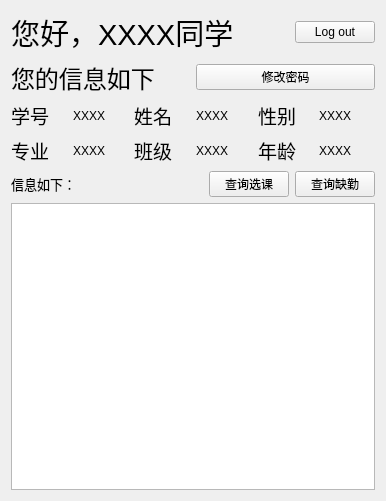
<?xml version="1.0" encoding="UTF-8"?>
<ui version="4.0">
 <class>Student</class>
 <widget class="QWidget" name="Student">
  <property name="geometry">
   <rect>
    <x>0</x>
    <y>0</y>
    <width>386</width>
    <height>501</height>
   </rect>
  </property>
  <property name="windowTitle">
   <string>学生缺勤查询系统</string>
  </property>
  <property name="windowIcon">
   <iconset resource="res.qrc">
    <normaloff>:/images/ujs.jpg</normaloff>:/images/ujs.jpg</iconset>
  </property>
  <layout class="QVBoxLayout" name="verticalLayout_2">
   <item>
    <layout class="QVBoxLayout" name="verticalLayout">
     <item>
      <layout class="QHBoxLayout" name="horizontalLayout_3">
       <item>
        <widget class="QLabel" name="label_welcome">
         <property name="font">
          <font>
           <pointsize>22</pointsize>
          </font>
         </property>
         <property name="text">
          <string>您好，XXXX同学</string>
         </property>
        </widget>
       </item>
       <item>
        <spacer name="horizontalSpacer">
         <property name="orientation">
          <enum>Qt::Horizontal</enum>
         </property>
         <property name="sizeHint" stdset="0">
          <size>
           <width>40</width>
           <height>20</height>
          </size>
         </property>
        </spacer>
       </item>
       <item>
        <widget class="QPushButton" name="exitButton">
         <property name="text">
          <string>Log out</string>
         </property>
        </widget>
       </item>
      </layout>
     </item>
     <item>
      <layout class="QHBoxLayout" name="horizontalLayout_5">
       <item>
        <widget class="QLabel" name="label_infoTip">
         <property name="font">
          <font>
           <pointsize>18</pointsize>
          </font>
         </property>
         <property name="text">
          <string>您的信息如下</string>
         </property>
        </widget>
       </item>
       <item>
        <widget class="QPushButton" name="pushButton">
         <property name="text">
          <string>修改密码</string>
         </property>
        </widget>
       </item>
      </layout>
     </item>
     <item>
      <layout class="QHBoxLayout" name="horizontalLayout">
       <item>
        <widget class="QLabel" name="label_3">
         <property name="font">
          <font>
           <pointsize>14</pointsize>
          </font>
         </property>
         <property name="text">
          <string>学号</string>
         </property>
        </widget>
       </item>
       <item>
        <widget class="QLabel" name="label_id">
         <property name="text">
          <string>XXXX</string>
         </property>
        </widget>
       </item>
       <item>
        <widget class="QLabel" name="label_5">
         <property name="font">
          <font>
           <pointsize>14</pointsize>
          </font>
         </property>
         <property name="text">
          <string>姓名</string>
         </property>
        </widget>
       </item>
       <item>
        <widget class="QLabel" name="label_name">
         <property name="text">
          <string>XXXX</string>
         </property>
        </widget>
       </item>
       <item>
        <widget class="QLabel" name="label_4">
         <property name="font">
          <font>
           <pointsize>14</pointsize>
          </font>
         </property>
         <property name="text">
          <string>性别</string>
         </property>
        </widget>
       </item>
       <item>
        <widget class="QLabel" name="label_gender">
         <property name="text">
          <string>XXXX</string>
         </property>
        </widget>
       </item>
      </layout>
     </item>
     <item>
      <layout class="QHBoxLayout" name="horizontalLayout_2">
       <item>
        <widget class="QLabel" name="label_6">
         <property name="font">
          <font>
           <pointsize>14</pointsize>
          </font>
         </property>
         <property name="text">
          <string>专业</string>
         </property>
        </widget>
       </item>
       <item>
        <widget class="QLabel" name="label_major">
         <property name="font">
          <font>
           <pointsize>9</pointsize>
          </font>
         </property>
         <property name="text">
          <string>XXXX</string>
         </property>
        </widget>
       </item>
       <item>
        <widget class="QLabel" name="label_7">
         <property name="font">
          <font>
           <pointsize>14</pointsize>
          </font>
         </property>
         <property name="text">
          <string>班级</string>
         </property>
        </widget>
       </item>
       <item>
        <widget class="QLabel" name="label_class">
         <property name="text">
          <string>XXXX</string>
         </property>
        </widget>
       </item>
       <item>
        <widget class="QLabel" name="label_8">
         <property name="font">
          <font>
           <pointsize>14</pointsize>
          </font>
         </property>
         <property name="text">
          <string>年龄</string>
         </property>
        </widget>
       </item>
       <item>
        <widget class="QLabel" name="label_age">
         <property name="text">
          <string>XXXX</string>
         </property>
        </widget>
       </item>
      </layout>
     </item>
     <item>
      <layout class="QHBoxLayout" name="horizontalLayout_4">
       <item>
        <widget class="QLabel" name="label_13">
         <property name="font">
          <font>
           <pointsize>10</pointsize>
          </font>
         </property>
         <property name="text">
          <string>信息如下：</string>
         </property>
        </widget>
       </item>
       <item>
        <spacer name="horizontalSpacer_2">
         <property name="orientation">
          <enum>Qt::Horizontal</enum>
         </property>
         <property name="sizeHint" stdset="0">
          <size>
           <width>88</width>
           <height>20</height>
          </size>
         </property>
        </spacer>
       </item>
       <item>
        <widget class="QPushButton" name="courseButton">
         <property name="text">
          <string>查询选课</string>
         </property>
        </widget>
       </item>
       <item>
        <widget class="QPushButton" name="checkButton">
         <property name="text">
          <string>查询缺勤</string>
         </property>
        </widget>
       </item>
      </layout>
     </item>
     <item>
      <widget class="QTableView" name="tableView"/>
     </item>
    </layout>
   </item>
  </layout>
 </widget>
 <resources>
  <include location="res.qrc"/>
 </resources>
 <connections/>
</ui>
